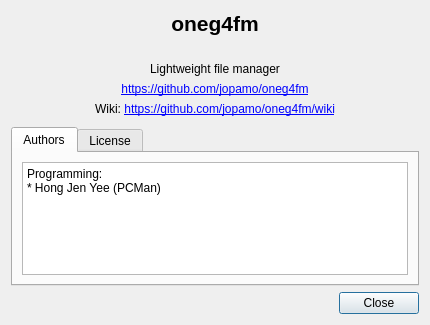
<?xml version="1.0" encoding="UTF-8"?>
<ui version="4.0">
 <class>AboutDialog</class>
 <widget class="QDialog" name="AboutDialog">
  <property name="geometry">
   <rect>
    <x>0</x>
    <y>0</y>
    <width>430</width>
    <height>325</height>
   </rect>
  </property>
  <property name="windowTitle">
   <string>About</string>
  </property>
  <property name="windowIcon">
   <iconset theme="help-about">
    <normaloff/>
   </iconset>
  </property>
  <layout class="QVBoxLayout" name="verticalLayout">
   <item>
    <widget class="QLabel" name="label">
     <property name="text">
      <string>&lt;html&gt;&lt;head/&gt;&lt;body&gt;&lt;p&gt;&lt;span style=&quot; font-size:16pt; font-weight:600;&quot;&gt;oneg4fm&lt;/span&gt;&lt;/p&gt;&lt;/body&gt;&lt;/html&gt;</string>
     </property>
     <property name="textFormat">
      <enum>Qt::RichText</enum>
     </property>
     <property name="alignment">
      <set>Qt::AlignCenter</set>
     </property>
    </widget>
   </item>
   <item>
    <widget class="QLabel" name="version">
     <property name="text">
      <string/>
     </property>
     <property name="alignment">
      <set>Qt::AlignCenter</set>
     </property>
    </widget>
   </item>
   <item>
    <widget class="QLabel" name="label_2">
     <property name="text">
      <string>Lightweight file manager</string>
     </property>
     <property name="alignment">
      <set>Qt::AlignCenter</set>
     </property>
    </widget>
   </item>
   <item>
    <widget class="QLabel" name="label_3">
     <property name="text">
      <string>&lt;html&gt;&lt;head/&gt;&lt;body&gt;&lt;p&gt;&lt;a href=&quot;https://github.com/jopamo/oneg4fm&quot;&gt;https://github.com/jopamo/oneg4fm&lt;/span&gt;&lt;/a&gt;&lt;/p&gt;&lt;/body&gt;&lt;/html&gt;</string>
     </property>
     <property name="textFormat">
      <enum>Qt::RichText</enum>
     </property>
     <property name="alignment">
      <set>Qt::AlignCenter</set>
     </property>
     <property name="openExternalLinks">
      <bool>true</bool>
     </property>
    </widget>
   </item>
   <item>
    <widget class="QLabel" name="label_4">
     <property name="text">
      <string>&lt;html&gt;&lt;head/&gt;&lt;body&gt;&lt;p&gt;Wiki: &lt;a href=&quot;https://github.com/jopamo/oneg4fm/wiki&quot;&gt;https://github.com/jopamo/oneg4fm/wiki&lt;/span&gt;&lt;/a&gt;&lt;/p&gt;&lt;/body&gt;&lt;/html&gt;</string>
     </property>
     <property name="textFormat">
      <enum>Qt::RichText</enum>
     </property>
     <property name="alignment">
      <set>Qt::AlignCenter</set>
     </property>
     <property name="openExternalLinks">
      <bool>true</bool>
     </property>
    </widget>
   </item>
   <item>
    <spacer name="verticalSpacer">
     <property name="orientation">
      <enum>Qt::Vertical</enum>
     </property>
     <property name="sizeType">
      <enum>QSizePolicy::Fixed</enum>
     </property>
     <property name="sizeHint" stdset="0">
      <size>
       <width>5</width>
       <height>5</height>
      </size>
     </property>
    </spacer>
   </item>
   <item>
    <widget class="QTabWidget" name="tabWidget">
     <property name="currentIndex">
      <number>0</number>
     </property>
     <property name="tabsClosable">
      <bool>false</bool>
     </property>
     <widget class="QWidget" name="tab">
      <attribute name="title">
       <string>Authors</string>
      </attribute>
      <layout class="QVBoxLayout" name="verticalLayout_4">
       <item>
        <widget class="QPlainTextEdit" name="plainTextEdit_2">
         <property name="readOnly">
          <bool>true</bool>
         </property>
         <property name="plainText">
          <string>Programming:
* Hong Jen Yee (PCMan) &lt;pcman.tw@gmail.com&gt;
</string>
         </property>
         <property name="backgroundVisible">
          <bool>false</bool>
         </property>
        </widget>
       </item>
      </layout>
     </widget>
     <widget class="QWidget" name="tab_2">
      <attribute name="title">
       <string>License</string>
      </attribute>
      <layout class="QVBoxLayout" name="verticalLayout_3">
       <item>
        <widget class="QPlainTextEdit" name="plainTextEdit">
         <property name="readOnly">
          <bool>true</bool>
         </property>
         <property name="plainText">
          <string>oneg4fm File Manager

Copyright (C) 2009 - 2014 洪任諭 (Hong Jen Yee)

This program is free software; you can redistribute it and/or
modify it under the terms of the GNU General Public License
as published by the Free Software Foundation; either version 2
of the License, or (at your option) any later version.

This program is distributed in the hope that it will be useful,
but WITHOUT ANY WARRANTY; without even the implied warranty of
MERCHANTABILITY or FITNESS FOR A PARTICULAR PURPOSE.  See the
GNU General Public License for more details.

You should have received a copy of the GNU General Public License
along with this program; if not, write to the Free Software
Foundation, Inc., 51 Franklin Street, Fifth Floor, Boston, MA  02110-1301, USA.</string>
         </property>
        </widget>
       </item>
      </layout>
     </widget>
    </widget>
   </item>
   <item>
    <widget class="QDialogButtonBox" name="buttonBox">
     <property name="orientation">
      <enum>Qt::Horizontal</enum>
     </property>
     <property name="standardButtons">
      <set>QDialogButtonBox::Close</set>
     </property>
    </widget>
   </item>
  </layout>
 </widget>
 <resources/>
 <connections>
  <connection>
   <sender>buttonBox</sender>
   <signal>accepted()</signal>
   <receiver>AboutDialog</receiver>
   <slot>accept()</slot>
  </connection>
  <connection>
   <sender>buttonBox</sender>
   <signal>rejected()</signal>
   <receiver>AboutDialog</receiver>
   <slot>reject()</slot>
  </connection>
 </connections>
</ui>
